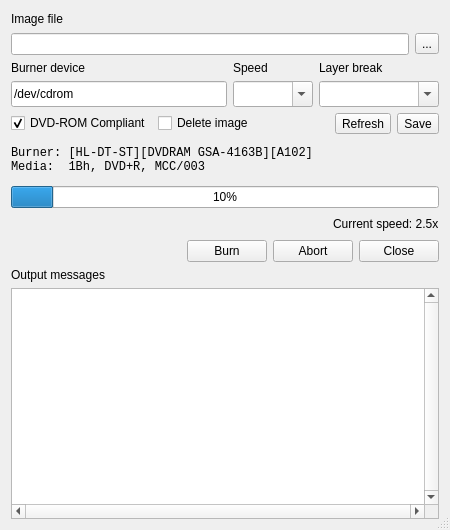
<?xml version="1.0" encoding="UTF-8"?>
<ui version="4.0">
 <class>IBDialog</class>
 <widget class="QDialog" name="IBDialog">
  <property name="geometry">
   <rect>
    <x>0</x>
    <y>0</y>
    <width>450</width>
    <height>530</height>
   </rect>
  </property>
  <property name="minimumSize">
   <size>
    <width>450</width>
    <height>530</height>
   </size>
  </property>
  <property name="windowTitle">
   <string>QISOBurn</string>
  </property>
  <property name="windowIcon">
   <iconset resource="../qisoburn.qrc">
    <normaloff>:/images/main.png</normaloff>:/images/main.png</iconset>
  </property>
  <property name="sizeGripEnabled">
   <bool>true</bool>
  </property>
  <layout class="QGridLayout" name="gridLayout">
   <item row="0" column="0">
    <layout class="QVBoxLayout" name="verticalLayout_10" stretch="1,1">
     <item>
      <layout class="QVBoxLayout" name="verticalLayout_3">
       <item>
        <layout class="QHBoxLayout" name="horizontalLayout_5"/>
       </item>
       <item>
        <layout class="QVBoxLayout" name="verticalLayout">
         <item>
          <widget class="QLabel" name="label">
           <property name="sizePolicy">
            <sizepolicy hsizetype="Preferred" vsizetype="Fixed">
             <horstretch>0</horstretch>
             <verstretch>0</verstretch>
            </sizepolicy>
           </property>
           <property name="maximumSize">
            <size>
             <width>16777215</width>
             <height>18</height>
            </size>
           </property>
           <property name="text">
            <string>Image file</string>
           </property>
           <property name="buddy">
            <cstring>label</cstring>
           </property>
          </widget>
         </item>
         <item>
          <layout class="QHBoxLayout" name="horizontalLayout_3">
           <item>
            <widget class="QLineEdit" name="lineFileName"/>
           </item>
           <item>
            <widget class="QToolButton" name="toolBrowse">
             <property name="text">
              <string>...</string>
             </property>
            </widget>
           </item>
          </layout>
         </item>
        </layout>
       </item>
       <item>
        <layout class="QVBoxLayout" name="verticalLayout_9">
         <item>
          <layout class="QHBoxLayout" name="horizontalLayout_6">
           <item>
            <layout class="QVBoxLayout" name="verticalLayout_4">
             <item>
              <widget class="QLabel" name="label_4">
               <property name="sizePolicy">
                <sizepolicy hsizetype="Preferred" vsizetype="Fixed">
                 <horstretch>0</horstretch>
                 <verstretch>0</verstretch>
                </sizepolicy>
               </property>
               <property name="text">
                <string>Burner device</string>
               </property>
               <property name="buddy">
                <cstring>label_4</cstring>
               </property>
              </widget>
             </item>
             <item>
              <widget class="QLineEdit" name="lineDevice">
               <property name="minimumSize">
                <size>
                 <width>120</width>
                 <height>26</height>
                </size>
               </property>
               <property name="text">
                <string>/dev/cdrom</string>
               </property>
              </widget>
             </item>
            </layout>
           </item>
           <item>
            <layout class="QVBoxLayout" name="verticalLayout_5">
             <item>
              <widget class="QLabel" name="label_2">
               <property name="sizePolicy">
                <sizepolicy hsizetype="Preferred" vsizetype="Fixed">
                 <horstretch>0</horstretch>
                 <verstretch>0</verstretch>
                </sizepolicy>
               </property>
               <property name="text">
                <string>Speed</string>
               </property>
               <property name="alignment">
                <set>Qt::AlignBottom|Qt::AlignLeading|Qt::AlignLeft</set>
               </property>
              </widget>
             </item>
             <item>
              <widget class="QComboBox" name="comboSpeed">
               <property name="minimumSize">
                <size>
                 <width>80</width>
                 <height>26</height>
                </size>
               </property>
               <property name="maximumSize">
                <size>
                 <width>16777215</width>
                 <height>26</height>
                </size>
               </property>
               <property name="editable">
                <bool>true</bool>
               </property>
               <property name="maxVisibleItems">
                <number>5</number>
               </property>
               <property name="sizeAdjustPolicy">
                <enum>QComboBox::AdjustToContentsOnFirstShow</enum>
               </property>
              </widget>
             </item>
            </layout>
           </item>
           <item>
            <layout class="QVBoxLayout" name="verticalLayout_7">
             <item>
              <widget class="QLabel" name="label_3">
               <property name="sizePolicy">
                <sizepolicy hsizetype="Preferred" vsizetype="Fixed">
                 <horstretch>0</horstretch>
                 <verstretch>0</verstretch>
                </sizepolicy>
               </property>
               <property name="text">
                <string>Layer break</string>
               </property>
               <property name="alignment">
                <set>Qt::AlignBottom|Qt::AlignLeading|Qt::AlignLeft</set>
               </property>
              </widget>
             </item>
             <item>
              <widget class="QComboBox" name="comboBreak">
               <property name="sizePolicy">
                <sizepolicy hsizetype="Minimum" vsizetype="Fixed">
                 <horstretch>0</horstretch>
                 <verstretch>0</verstretch>
                </sizepolicy>
               </property>
               <property name="minimumSize">
                <size>
                 <width>120</width>
                 <height>26</height>
                </size>
               </property>
               <property name="maximumSize">
                <size>
                 <width>16777215</width>
                 <height>26</height>
                </size>
               </property>
               <property name="editable">
                <bool>true</bool>
               </property>
               <property name="maxVisibleItems">
                <number>5</number>
               </property>
               <property name="sizeAdjustPolicy">
                <enum>QComboBox::AdjustToContentsOnFirstShow</enum>
               </property>
              </widget>
             </item>
            </layout>
           </item>
          </layout>
         </item>
        </layout>
       </item>
       <item>
        <layout class="QHBoxLayout" name="horizontalLayout_7">
         <item>
          <widget class="QCheckBox" name="checkCompat">
           <property name="sizePolicy">
            <sizepolicy hsizetype="Fixed" vsizetype="Fixed">
             <horstretch>0</horstretch>
             <verstretch>0</verstretch>
            </sizepolicy>
           </property>
           <property name="text">
            <string>DVD-ROM Compliant</string>
           </property>
           <property name="checked">
            <bool>true</bool>
           </property>
          </widget>
         </item>
         <item>
          <widget class="QCheckBox" name="checkDelete">
           <property name="text">
            <string>Delete image</string>
           </property>
          </widget>
         </item>
         <item>
          <widget class="QToolButton" name="toolRefresh">
           <property name="text">
            <string>Refresh</string>
           </property>
          </widget>
         </item>
         <item>
          <widget class="QToolButton" name="toolSave">
           <property name="text">
            <string>Save</string>
           </property>
          </widget>
         </item>
        </layout>
       </item>
       <item>
        <layout class="QHBoxLayout" name="horizontalLayout_2">
         <item>
          <widget class="QLabel" name="labelDevice">
           <property name="sizePolicy">
            <sizepolicy hsizetype="Preferred" vsizetype="Fixed">
             <horstretch>0</horstretch>
             <verstretch>0</verstretch>
            </sizepolicy>
           </property>
           <property name="minimumSize">
            <size>
             <width>250</width>
             <height>40</height>
            </size>
           </property>
           <property name="font">
            <font>
             <family>Monospace</family>
             <kerning>false</kerning>
            </font>
           </property>
           <property name="text">
            <string>Burner: [HL-DT-ST][DVDRAM GSA-4163B][A102]
Media:  1Bh, DVD+R, MCC/003</string>
           </property>
           <property name="alignment">
            <set>Qt::AlignLeading|Qt::AlignLeft|Qt::AlignVCenter</set>
           </property>
           <property name="wordWrap">
            <bool>false</bool>
           </property>
           <property name="margin">
            <number>5</number>
           </property>
          </widget>
         </item>
        </layout>
       </item>
       <item>
        <layout class="QVBoxLayout" name="verticalLayout_6">
         <item>
          <widget class="QProgressBar" name="progressBar">
           <property name="value">
            <number>10</number>
           </property>
          </widget>
         </item>
         <item>
          <layout class="QHBoxLayout" name="horizontalLayout_4">
           <item>
            <spacer name="horizontalSpacer_3">
             <property name="orientation">
              <enum>Qt::Horizontal</enum>
             </property>
             <property name="sizeHint" stdset="0">
              <size>
               <width>40</width>
               <height>20</height>
              </size>
             </property>
            </spacer>
           </item>
           <item>
            <widget class="QLabel" name="labelStatus">
             <property name="sizePolicy">
              <sizepolicy hsizetype="Preferred" vsizetype="Fixed">
               <horstretch>0</horstretch>
               <verstretch>0</verstretch>
              </sizepolicy>
             </property>
             <property name="text">
              <string>Current speed: 2.5x</string>
             </property>
             <property name="margin">
              <number>5</number>
             </property>
            </widget>
           </item>
          </layout>
         </item>
        </layout>
       </item>
       <item>
        <layout class="QHBoxLayout" name="horizontalLayout">
         <item>
          <spacer name="horizontalSpacer">
           <property name="orientation">
            <enum>Qt::Horizontal</enum>
           </property>
           <property name="sizeHint" stdset="0">
            <size>
             <width>40</width>
             <height>20</height>
            </size>
           </property>
          </spacer>
         </item>
         <item>
          <widget class="QPushButton" name="pushBurn">
           <property name="text">
            <string>Burn</string>
           </property>
           <property name="autoDefault">
            <bool>false</bool>
           </property>
          </widget>
         </item>
         <item>
          <widget class="QPushButton" name="pushAbort">
           <property name="text">
            <string>Abort</string>
           </property>
           <property name="autoDefault">
            <bool>false</bool>
           </property>
          </widget>
         </item>
         <item>
          <widget class="QPushButton" name="pushClose">
           <property name="text">
            <string>Close</string>
           </property>
           <property name="autoDefault">
            <bool>false</bool>
           </property>
          </widget>
         </item>
        </layout>
       </item>
      </layout>
     </item>
     <item>
      <layout class="QVBoxLayout" name="verticalLayout_8">
       <item>
        <widget class="QLabel" name="label_5">
         <property name="text">
          <string>Output messages</string>
         </property>
         <property name="buddy">
          <cstring>label_5</cstring>
         </property>
        </widget>
       </item>
       <item>
        <widget class="QPlainTextEdit" name="plainLog">
         <property name="minimumSize">
          <size>
           <width>400</width>
           <height>100</height>
          </size>
         </property>
         <property name="font">
          <font>
           <family>Monospace</family>
           <pointsize>7</pointsize>
           <weight>50</weight>
           <bold>false</bold>
           <kerning>false</kerning>
          </font>
         </property>
         <property name="verticalScrollBarPolicy">
          <enum>Qt::ScrollBarAlwaysOn</enum>
         </property>
         <property name="horizontalScrollBarPolicy">
          <enum>Qt::ScrollBarAlwaysOn</enum>
         </property>
         <property name="tabChangesFocus">
          <bool>true</bool>
         </property>
         <property name="undoRedoEnabled">
          <bool>false</bool>
         </property>
         <property name="readOnly">
          <bool>true</bool>
         </property>
         <property name="plainText">
          <string/>
         </property>
         <property name="textInteractionFlags">
          <set>Qt::TextSelectableByKeyboard|Qt::TextSelectableByMouse</set>
         </property>
         <property name="centerOnScroll">
          <bool>false</bool>
         </property>
        </widget>
       </item>
      </layout>
     </item>
    </layout>
   </item>
  </layout>
 </widget>
 <tabstops>
  <tabstop>lineFileName</tabstop>
  <tabstop>lineDevice</tabstop>
  <tabstop>comboSpeed</tabstop>
  <tabstop>comboBreak</tabstop>
  <tabstop>checkCompat</tabstop>
  <tabstop>checkDelete</tabstop>
  <tabstop>toolRefresh</tabstop>
  <tabstop>toolSave</tabstop>
  <tabstop>pushBurn</tabstop>
  <tabstop>pushAbort</tabstop>
  <tabstop>pushClose</tabstop>
  <tabstop>plainLog</tabstop>
 </tabstops>
 <resources>
  <include location="../qisoburn.qrc"/>
 </resources>
 <connections>
  <connection>
   <sender>pushClose</sender>
   <signal>clicked()</signal>
   <receiver>IBDialog</receiver>
   <slot>close()</slot>
   <hints>
    <hint type="sourcelabel">
     <x>437</x>
     <y>307</y>
    </hint>
    <hint type="destinationlabel">
     <x>200</x>
     <y>131</y>
    </hint>
   </hints>
  </connection>
 </connections>
</ui>
